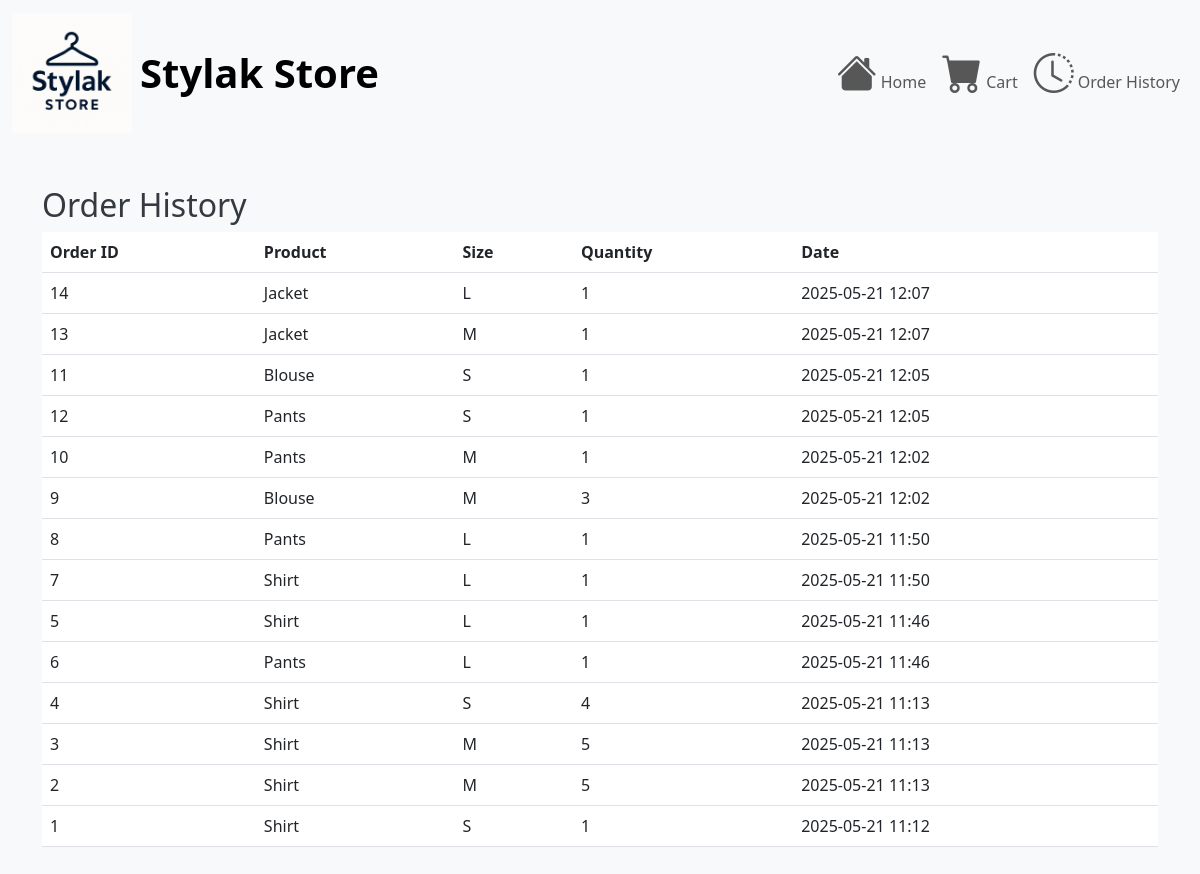
The page /orders on the database its author committed.
### app.py (models this page shows, shortened)
class Order(db.Model):
    id = db.Column(db.Integer, primary_key=True)
    product_id = db.Column(db.Integer, db.ForeignKey('product.id'), nullable=False)
    quantity = db.Column(db.Integer, nullable=False)
    timestamp = db.Column(db.DateTime, default=datetime.utcnow)
    product = db.relationship('Product', backref=db.backref('orders', lazy=True))

class Product(db.Model):
    id = db.Column(db.Integer, primary_key=True)
    name = db.Column(db.String(50), nullable=False)
    price = db.Column(db.Float, nullable=False)
    size = db.Column(db.String(2), nullable=False)
    stock = db.Column(db.Integer, default=0)

### app.py (the view)
@app.route('/orders')
def orders():
    orders = Order.query.order_by(Order.timestamp.desc()).all()
    return render_template('orders.html', orders=orders)

### templates/orders.html
{% extends 'base.html' %}
{% block content %}
<div class="container py-4">
  <h2>Order History</h2>
  {% if orders %}
    <table class="table">
      <thead>
        <tr>
          <th>Order ID</th>
          <th>Product</th>
          <th>Size</th>
          <th>Quantity</th>
          <th>Date</th>
        </tr>
      </thead>
      <tbody>
        {% for order in orders %}
        <tr>
          <td>{{ order.id }}</td>
          <td>{{ order.product.name }}</td>
          <td>{{ order.product.size }}</td>
          <td>{{ order.quantity }}</td>
          <td>{{ order.timestamp.strftime('%Y-%m-%d %H:%M') }}</td>
        </tr>
        {% endfor %}
      </tbody>
    </table>
  {% else %}
    <p>You have no past orders.</p>
  {% endif %}
</div>
{% endblock %}

### static/css/style.css (style rules this page uses)
body { background-color: #f8f9fa; color: #343a40; }

### rows shown on the page
Order: id "14", product.name "Jacket", product.size "L", quantity "1", timestamp "2025-05-21 12:07"
Order: id "13", product.name "Jacket", product.size "M", quantity "1", timestamp "2025-05-21 12:07"
Order: id "11", product.name "Blouse", product.size "S", quantity "1", timestamp "2025-05-21 12:05"
Order: id "12", product.name "Pants", product.size "S", quantity "1", timestamp "2025-05-21 12:05"
Order: id "10", product.name "Pants", product.size "M", quantity "1", timestamp "2025-05-21 12:02"
Order: id "9", product.name "Blouse", product.size "M", quantity "3", timestamp "2025-05-21 12:02"
Order: id "8", product.name "Pants", product.size "L", quantity "1", timestamp "2025-05-21 11:50"
Order: id "7", product.name "Shirt", product.size "L", quantity "1", timestamp "2025-05-21 11:50"
Order: id "5", product.name "Shirt", product.size "L", quantity "1", timestamp "2025-05-21 11:46"
Order: id "6", product.name "Pants", product.size "L", quantity "1", timestamp "2025-05-21 11:46"
Order: id "4", product.name "Shirt", product.size "S", quantity "4", timestamp "2025-05-21 11:13"
Order: id "3", product.name "Shirt", product.size "M", quantity "5", timestamp "2025-05-21 11:13"
Order: id "2", product.name "Shirt", product.size "M", quantity "5", timestamp "2025-05-21 11:13"
Order: id "1", product.name "Shirt", product.size "S", quantity "1", timestamp "2025-05-21 11:12"
